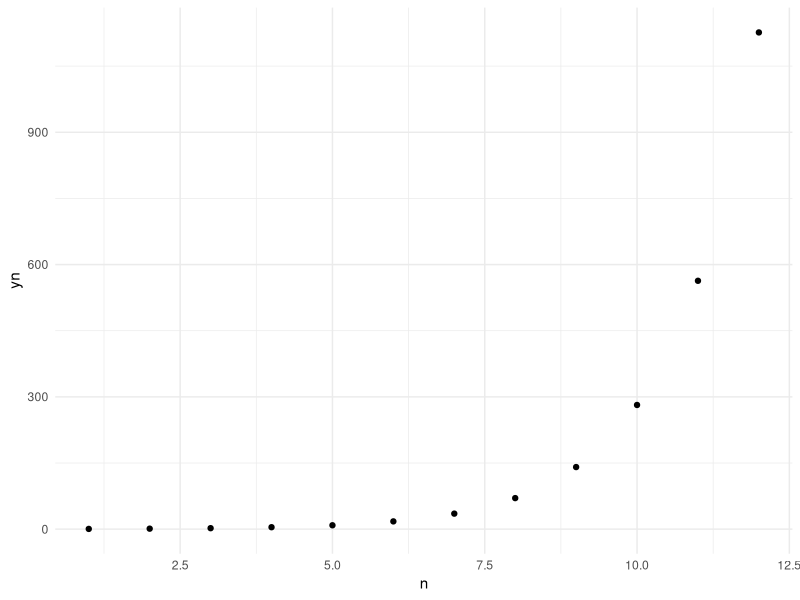
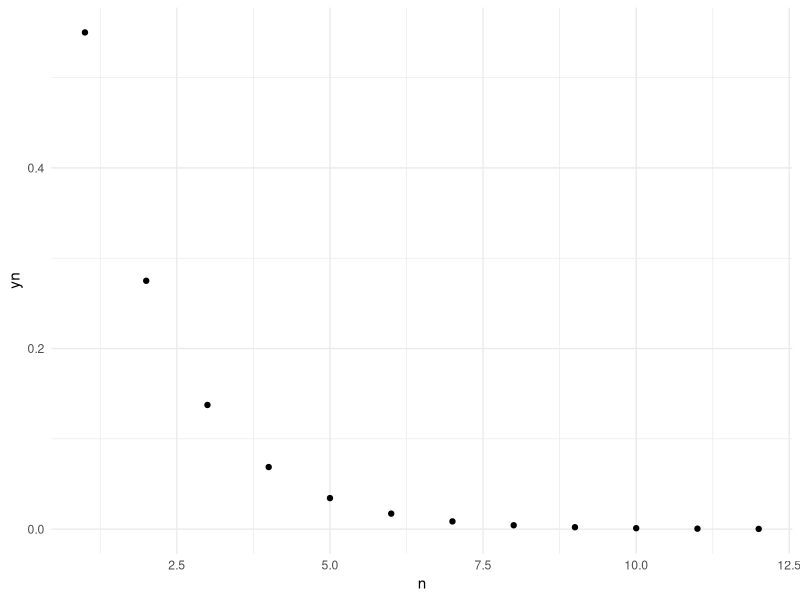
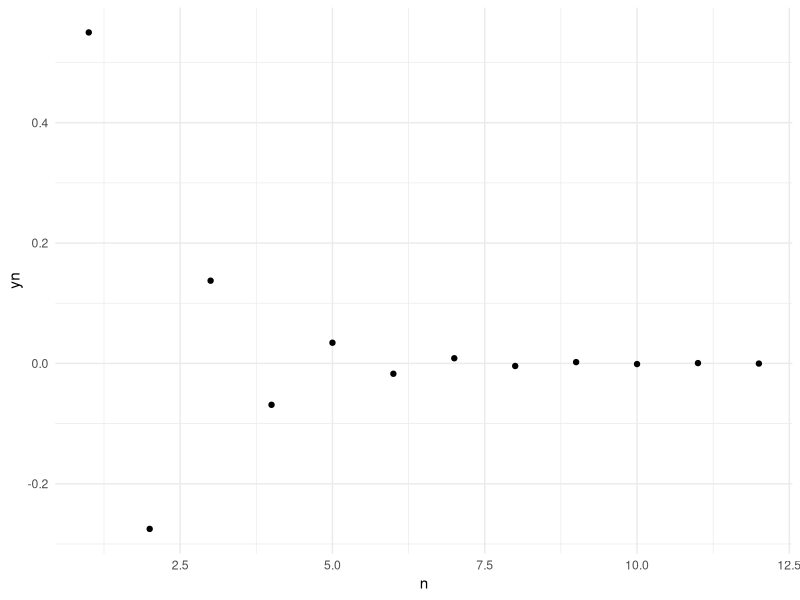
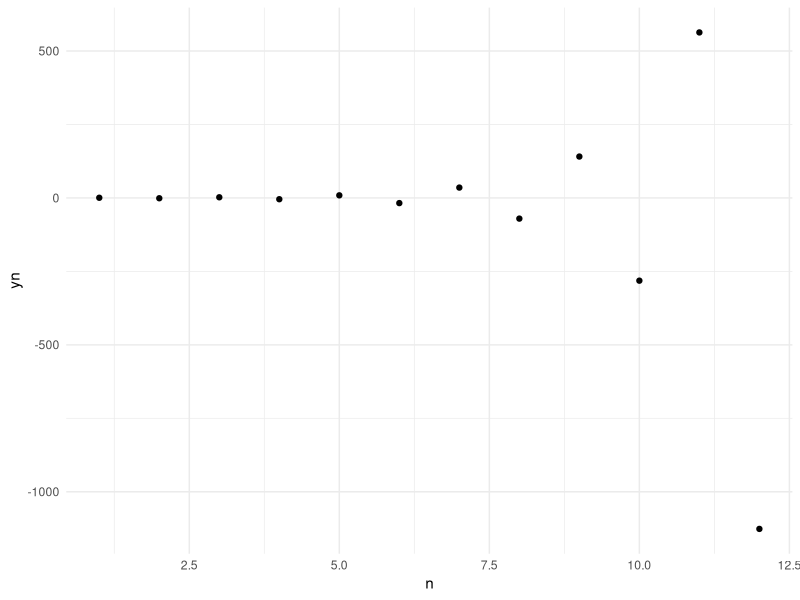
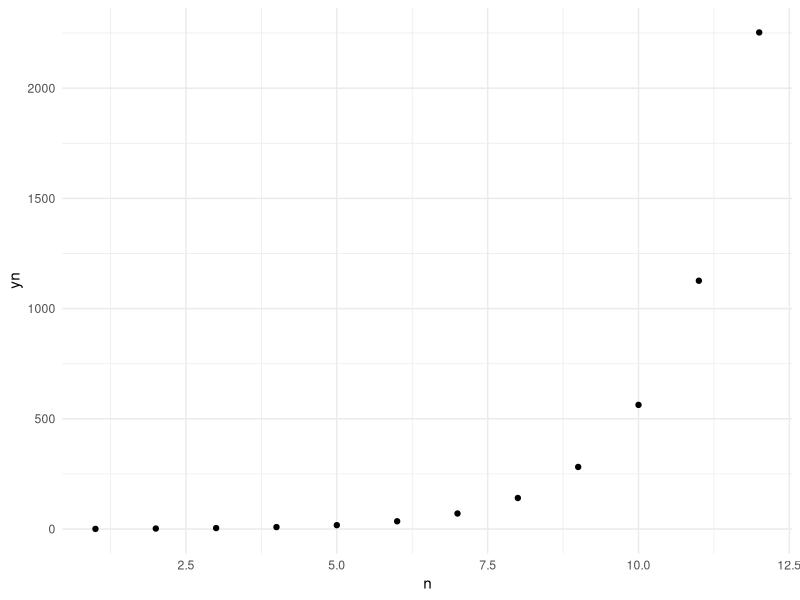
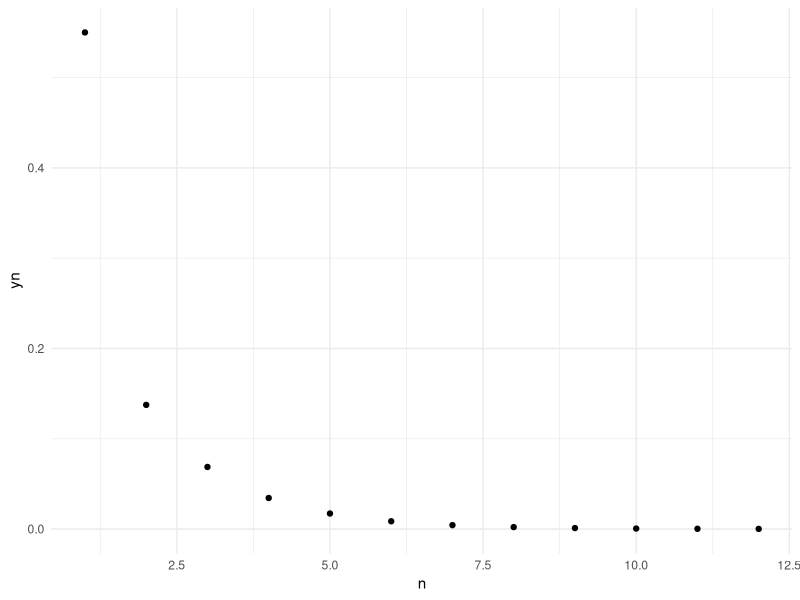
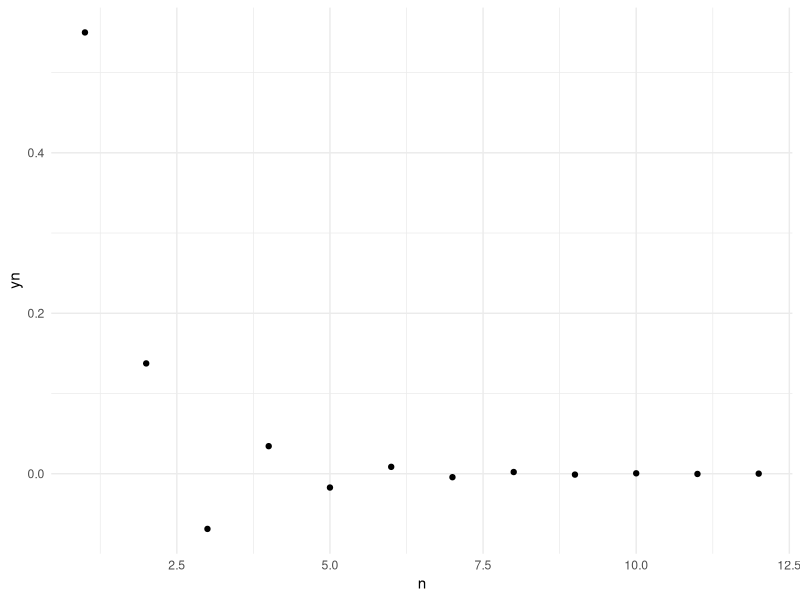
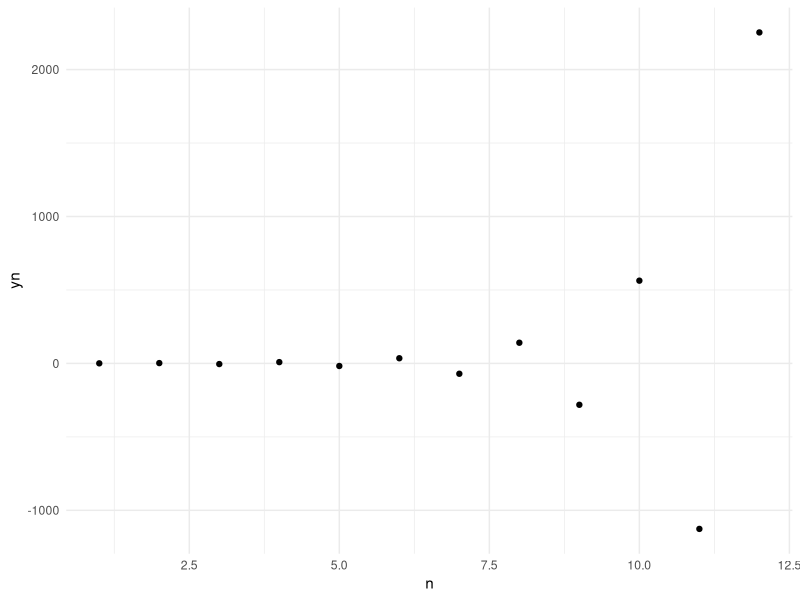

These figures' R source, in order:
# Clear the environment
rm(list = ls())

# Introduction to Discrete-Time Models
packages <- c("dplyr", "tidyverse", "readxl", "ggplot2", "ggpubr")

# Install required packages
install_load_packages <- function(list_of_packages){
  for (package in list_of_packages){
    if (! package %in% installed.packages()){
      install.packages(package)
    }
    library(package, character.only = TRUE)
  }
}

install_load_packages(packages)

# Visualise the behaviour for the deviation of the linear difference equation
curve <- function(yn, lam){
  # Define the length of the outputs
  n_length <- length(1:12)
  y <- numeric(n_length)
  
  print(n_length)
  
  lambda <- lam
  y[1] <- yn[1]
  
  for (n in 2:length(y)){
    y[n] <- lambda*y[n-1]
    #y[n+1] <- lambda^n*y[1] #alternative formula
  }
  return(y)
}

# start <- 0.01
# end <- 1
# x_length <- 12

# initiate yn
yn <- 0.55 #seq(start, end, length.out = x_length)

df_curve_1 <- curve(yn, 2)
df_curve_2 <- curve(yn, 0.5)
df_curve_3 <- curve(yn, -0.5)
df_curve_4 <- curve(yn, -2)


# We only care about what happens after the initial condition 
df_curve_a <- data.frame(n <- 1:12, yn = df_curve_1)
df_curve_b <- data.frame(n <- 1:12, yn = df_curve_2)
df_curve_c <- data.frame(n <- 1:12, yn = df_curve_3)
df_curve_d <- data.frame(n <- 1:12, yn = df_curve_4)


# Draw the parabola and the diagonal line
plot_curve <- function(curve){
  ggplot(curve, aes(x = n, y = yn)) +
    geom_point()+
    theme_minimal()
}

curve_a <- plot_curve(df_curve_a)
curve_b <- plot_curve(df_curve_b)
curve_c <- plot_curve(df_curve_c)
curve_d <- plot_curve(df_curve_d)


curve_a
curve_b
curve_c
curve_d




# Visualise the behaviour for the deviation of the linear difference equation
# Alternative formula
curve <- function(yn, lam){
  # Define the length of the outputs
  n_length <- length(1:12)
  y <- numeric(n_length)
  
  print(n_length)
  
  lambda <- lam
  y[1] <- yn[1]
  
  for (n in 2:length(y)){
    #y[n] <- lambda*y[n-1]
    y[n] <- lambda^n*y[1] #alternative formula
  }
  return(y)
}

# start <- 0.01
# end <- 1
# x_length <- 12

# initiate yn
yn <- 0.55 #seq(start, end, length.out = x_length)

df_curve_1 <- curve(yn, 2)
df_curve_2 <- curve(yn, 0.5)
df_curve_3 <- curve(yn, -0.5)
df_curve_4 <- curve(yn, -2)


# We only care about what happens after the initial condition 
df_curve_a <- data.frame(n <- 1:12, yn = df_curve_1)
df_curve_b <- data.frame(n <- 1:12, yn = df_curve_2)
df_curve_c <- data.frame(n <- 1:12, yn = df_curve_3)
df_curve_d <- data.frame(n <- 1:12, yn = df_curve_4)


# Draw the parabola and the diagonal line
plot_curve <- function(curve){
  ggplot(curve, aes(x = n, y = yn)) +
    geom_point()+
    theme_minimal()
}

curve_a <- plot_curve(df_curve_a)
curve_b <- plot_curve(df_curve_b)
curve_c <- plot_curve(df_curve_c)
curve_d <- plot_curve(df_curve_d)


curve_a
curve_b
curve_c
curve_d

